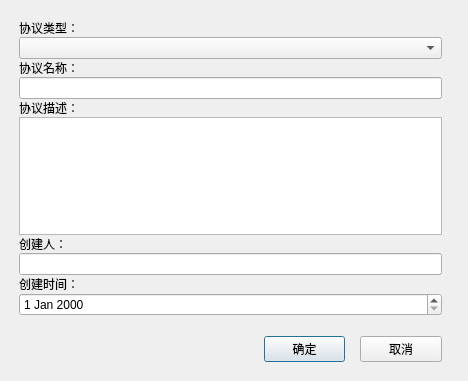
<?xml version="1.0" encoding="UTF-8"?>
<ui version="4.0">
 <class>ComponentEdit</class>
 <widget class="QDialog" name="ComponentEdit">
  <property name="geometry">
   <rect>
    <x>0</x>
    <y>0</y>
    <width>468</width>
    <height>381</height>
   </rect>
  </property>
  <property name="windowTitle">
   <string>新建协议</string>
  </property>
  <widget class="QWidget" name="layoutWidget">
   <property name="geometry">
    <rect>
     <x>10</x>
     <y>10</y>
     <width>441</width>
     <height>361</height>
    </rect>
   </property>
   <layout class="QGridLayout" name="gridLayout">
    <property name="leftMargin">
     <number>9</number>
    </property>
    <property name="topMargin">
     <number>9</number>
    </property>
    <property name="rightMargin">
     <number>9</number>
    </property>
    <property name="bottomMargin">
     <number>9</number>
    </property>
    <property name="spacing">
     <number>0</number>
    </property>
    <item row="2" column="0">
     <widget class="QLabel" name="label_4">
      <property name="text">
       <string>协议名称：</string>
      </property>
     </widget>
    </item>
    <item row="7" column="0">
     <widget class="QLineEdit" name="edt_createUser"/>
    </item>
    <item row="4" column="0">
     <widget class="QLabel" name="label_5">
      <property name="text">
       <string>协议描述：</string>
      </property>
     </widget>
    </item>
    <item row="13" column="0">
     <layout class="QHBoxLayout" name="horizontalLayout_2" stretch="6,2,2">
      <property name="spacing">
       <number>15</number>
      </property>
      <property name="topMargin">
       <number>20</number>
      </property>
      <item>
       <spacer name="horizontalSpacer">
        <property name="orientation">
         <enum>Qt::Horizontal</enum>
        </property>
        <property name="sizeHint" stdset="0">
         <size>
          <width>40</width>
          <height>20</height>
         </size>
        </property>
       </spacer>
      </item>
      <item>
       <widget class="QPushButton" name="btn_OK">
        <property name="text">
         <string>确定</string>
        </property>
       </widget>
      </item>
      <item>
       <widget class="QPushButton" name="btn_Cancel">
        <property name="text">
         <string>取消</string>
        </property>
       </widget>
      </item>
     </layout>
    </item>
    <item row="8" column="0">
     <widget class="QLabel" name="label_7">
      <property name="text">
       <string>创建时间：</string>
      </property>
     </widget>
    </item>
    <item row="9" column="0">
     <widget class="QDateEdit" name="date_createTime"/>
    </item>
    <item row="6" column="0">
     <widget class="QLabel" name="label_6">
      <property name="text">
       <string>创建人：</string>
      </property>
     </widget>
    </item>
    <item row="3" column="0">
     <widget class="QLineEdit" name="edt_name"/>
    </item>
    <item row="0" column="0">
     <widget class="QLabel" name="label_3">
      <property name="text">
       <string>协议类型：</string>
      </property>
     </widget>
    </item>
    <item row="1" column="0">
     <widget class="QComboBox" name="cbx_category"/>
    </item>
    <item row="5" column="0">
     <widget class="QTextEdit" name="edt_description"/>
    </item>
   </layout>
  </widget>
 </widget>
 <resources/>
 <connections/>
</ui>
